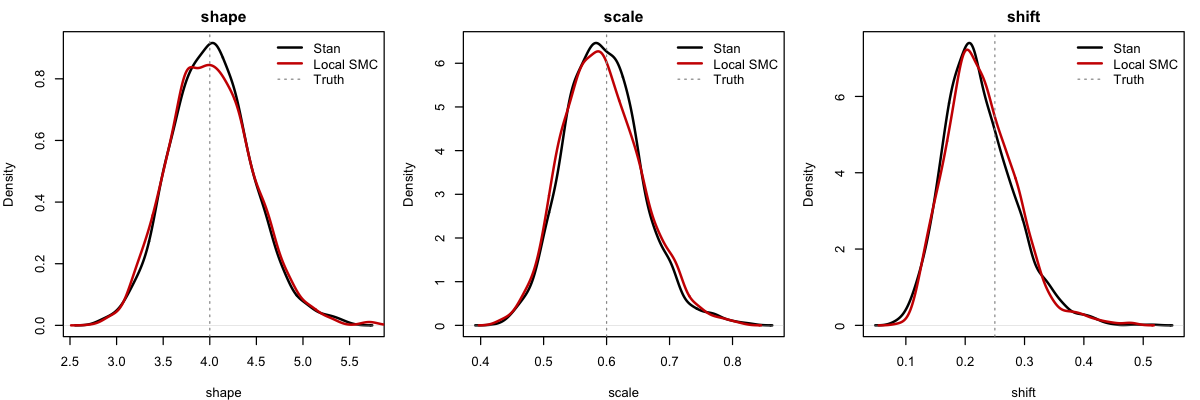

Write the R code that produced this figure.
#!/usr/bin/env Rscript

suppressPackageStartupMessages({
  library(cmdstanr)
})

file_arg <- grep("^--file=", commandArgs(trailingOnly = FALSE), value = TRUE)
script_path <- if (length(file_arg)) {
  normalizePath(sub("^--file=", "", file_arg[1L]))
} else {
  normalizePath("benchmarks/local_shifted_gamma_vs_stan.R")
}
repo_dir <- dirname(dirname(script_path))
setwd(repo_dir)

source("SMC_super_fast.R")

loglik_shifted_gamma <- function(Theta, y) {
  Theta <- as.matrix(Theta)
  eps <- 1e-9
  shape <- exp(Theta[, 1L]) + eps
  scale <- exp(Theta[, 2L]) + eps
  shift <- exp(Theta[, 3L]) + eps
  out <- rep(-1e12, nrow(Theta))
  min_y <- min(y)
  ok <- shift < min_y
  if (!any(ok)) return(out)
  for (i in which(ok)) {
    out[i] <- sum(dgamma(y - shift[i], shape = shape[i], scale = scale[i], log = TRUE))
  }
  out[!is.finite(out)] <- -1e12
  out
}

set.seed(20260311)

dir.create("benchmarks", showWarnings = FALSE, recursive = TRUE)
dir.create("samples", showWarnings = FALSE, recursive = TRUE)

theta_names <- c("eta_shape", "eta_scale", "eta_shift")

theta_true <- c(
  eta_shape = log(4.0),
  eta_scale = log(0.6),
  eta_shift = log(0.25)
)

mu_ref <- c(
  eta_shape = log(3.5),
  eta_scale = log(0.7),
  eta_shift = log(0.20)
)

Sigma_ref <- diag(c(0.35, 0.35, 0.25)^2)
colnames(Sigma_ref) <- rownames(Sigma_ref) <- theta_names
sd_ref <- sqrt(diag(Sigma_ref))

N <- 200L
y <- exp(theta_true[3L]) + rgamma(
  N,
  shape = exp(theta_true[1L]),
  scale = exp(theta_true[2L])
)

smc_fit <- enhanced_smc_elite(
  data = y,
  loglik_fn = loglik_shifted_gamma,
  mu_ref = mu_ref,
  Sigma_ref = Sigma_ref,
  M = 4000L,
  resample_threshold = 0.6,
  n_mcmc_moves = 3L,
  max_rounds = 150L,
  G_mix = 8L,
  da_enable = TRUE,
  gss_enable = TRUE,
  ll_cache_enable = TRUE,
  deterministic_resampling = FALSE,
  n_cores = 1L,
  seed = 20260312L,
  verbose = FALSE
)

stan_code <- "
data {
  int<lower=1> N;
  array[N] real<lower=0> y;
  vector[3] mu_ref;
  vector<lower=0>[3] sd_ref;
}

transformed data {
  real min_y = min(y);
}

parameters {
  real<lower=0> shape;
  real<lower=0> scale;
  real<lower=0, upper=min_y> shift;
}

model {
  shape ~ lognormal(mu_ref[1], sd_ref[1]);
  scale ~ lognormal(mu_ref[2], sd_ref[2]);
  shift ~ lognormal(mu_ref[3], sd_ref[3]);

  for (n in 1:N) {
    target += gamma_lpdf(y[n] - shift | shape, inv(scale));
  }
}

generated quantities {
  vector[3] theta;
  theta[1] = shape;
  theta[2] = scale;
  theta[3] = shift;
}
"

stan_file <- file.path(tempdir(), "local_shifted_gamma.stan")
writeLines(stan_code, stan_file)

stan_model <- cmdstan_model(
  stan_file,
  exe_file = file.path(tempdir(), "local_shifted_gamma"),
  quiet = TRUE
)

stan_fit <- stan_model$sample(
  data = list(
    N = N,
    y = y,
    mu_ref = unname(mu_ref),
    sd_ref = unname(sd_ref)
  ),
  chains = 4,
  parallel_chains = min(4, parallel::detectCores(logical = TRUE)),
  iter_warmup = 500,
  iter_sampling = 500,
  seed = 20260313,
  init = function(chain_id) {
    list(
      shape = exp(rnorm(1L, mean = mu_ref[1L], sd = 0.1)),
      scale = exp(rnorm(1L, mean = mu_ref[2L], sd = 0.1)),
      shift = min(y) * runif(1L, min = 0.2, max = 0.6)
    )
  },
  adapt_delta = 0.99,
  max_treedepth = 12,
  refresh = 100
)

stan_theta <- as.matrix(stan_fit$draws(variables = "theta", format = "draws_matrix"))
colnames(stan_theta) <- c("shape", "scale", "shift")

smc_theta <- exp(as.matrix(smc_fit$Theta))
colnames(smc_theta) <- c("shape", "scale", "shift")
smc_w <- as.numeric(smc_fit$w)
smc_w <- smc_w / sum(smc_w)

set.seed(20260314)
smc_idx <- sample.int(nrow(smc_theta), size = nrow(stan_theta), replace = TRUE, prob = smc_w)
smc_theta_draws <- smc_theta[smc_idx, , drop = FALSE]

png(
  filename = file.path("benchmarks", "local_shifted_gamma_vs_stan.png"),
  width = 1200,
  height = 400,
  res = 120
)
par(mfrow = c(1, 3), mar = c(4, 4, 2, 1))

for (j in seq_len(3L)) {
  d_stan <- density(stan_theta[, j])
  d_smc <- density(smc_theta_draws[, j])
  plot(
    d_stan,
    main = colnames(stan_theta)[j],
    xlab = colnames(stan_theta)[j],
    ylab = "Density",
    lwd = 2,
    col = "black"
  )
  lines(d_smc, col = "red3", lwd = 2)
  abline(v = exp(theta_true[j]), col = "grey60", lty = 3)
  legend(
    "topright",
    legend = c("Stan", "Local SMC", "Truth"),
    col = c("black", "red3", "grey60"),
    lwd = c(2, 2, 1),
    lty = c(1, 1, 3),
    bty = "n"
  )
}

dev.off()

out <- list(
  config = list(
    seed_data = 20260311L,
    seed_smc = 20260312L,
    seed_stan = 20260313L,
    N = N
  ),
  truth = exp(theta_true),
  prior = list(mu_ref = mu_ref, Sigma_ref = Sigma_ref),
  data = list(y = y),
  smc = list(theta = smc_theta, w = smc_w, fit = smc_fit),
  stan = list(theta = stan_theta, summary = stan_fit$summary(variables = "theta"))
)

saveRDS(out, file.path("samples", "local_shifted_gamma_vs_stan.rds"))

cat("Saved: benchmarks/local_shifted_gamma_vs_stan.png\n")
cat("Saved: samples/local_shifted_gamma_vs_stan.rds\n")
cat(sprintf("shape mean: stan=%.4f smc=%.4f\n", mean(stan_theta[, 1L]), sum(smc_theta[, 1L] * smc_w)))
cat(sprintf("scale mean: stan=%.4f smc=%.4f\n", mean(stan_theta[, 2L]), sum(smc_theta[, 2L] * smc_w)))
cat(sprintf("shift mean: stan=%.4f smc=%.4f\n", mean(stan_theta[, 3L]), sum(smc_theta[, 3L] * smc_w)))
